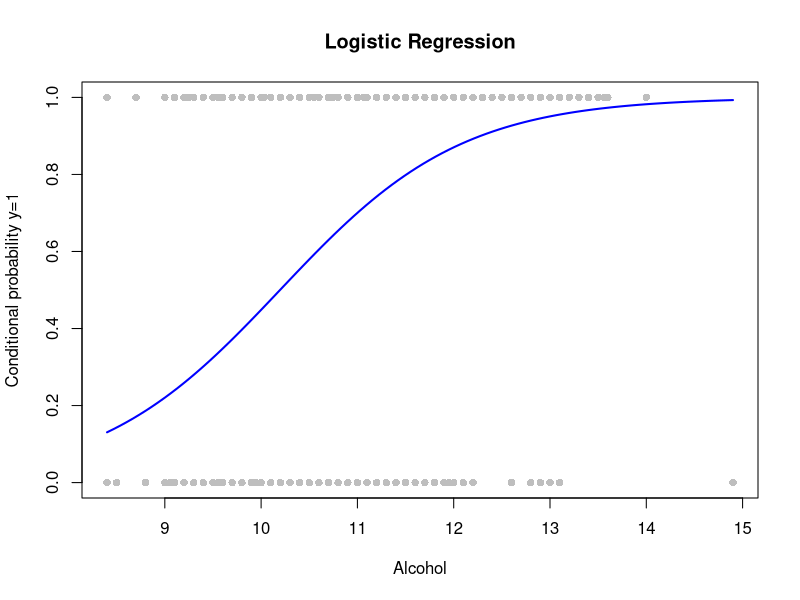

This chart was generated by the following R code:
library(mgcv)


# Read data
data <- read.csv("assignment_4/red_wine.csv")
attach(data)

# Question 1 - parametric logistic regression
x <- alcohol
y <- quality
est_par <- gam(y~x,family = binomial)

# Make predictions and plot
x_grid <- seq(min(x), max(x), length.out = 100)
pred <- predict(est_par, newdata = data.frame(x = x_grid), type = "response")
plot(x, y, pch = 16, col = "gray", main = "Logistic Regression", xlab = "Alcohol", ylab = "Conditional probability y=1")
lines(x_grid, pred, col = "blue", lwd = 2)

# Question 2


# Question 3